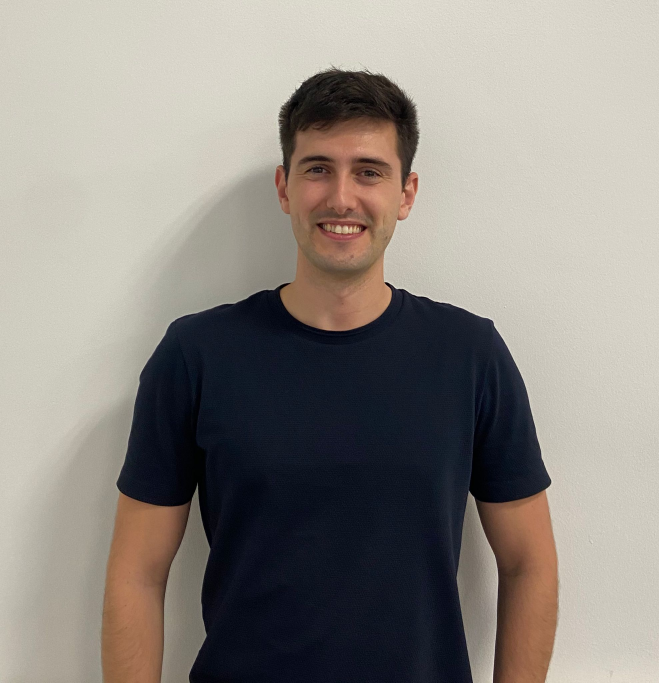
#> input picture practica 2/gorka.jpeg, 1977 x 2048 px (shown at 1/3 size); its folder holds only this picture in this run
$ python -i practica2-HSV_finder.py   (imports and definitions only)
#> lines starting #> are read from the running program, lines starting #| are printed output that depends on the picture; after the words box and inside, x2 and y2 are one past the last pixel; in counts of white or black regions, pixels touching at a corner belong together
import cv2
import numpy as np
import tkinter as tk
from tkinter import Scale

def update_values():
	global limite_bajo_h, limite_bajo_s, limite_bajo_v, limite_alto_h, limite_alto_s, limite_alto_h
	limite_bajo_h = limite_bajoh_slider.get()
	limite_bajo_s = limite_bajos_slider.get()
	limite_bajo_v = limite_bajov_slider.get()

	limite_alto_h = limite_altoh_slider.get()
	limite_alto_s = limite_altos_slider.get()
	limite_alto_v = limite_altov_slider.get()

	process_image()

def process_image():
	img = cv2.imread("gorka.jpeg")
#> img is the input picture: shape (2048, 1977, 3); mean B, G, R 130.6, 137, 142.5

	img = cv2.resize(img, (600, 600))
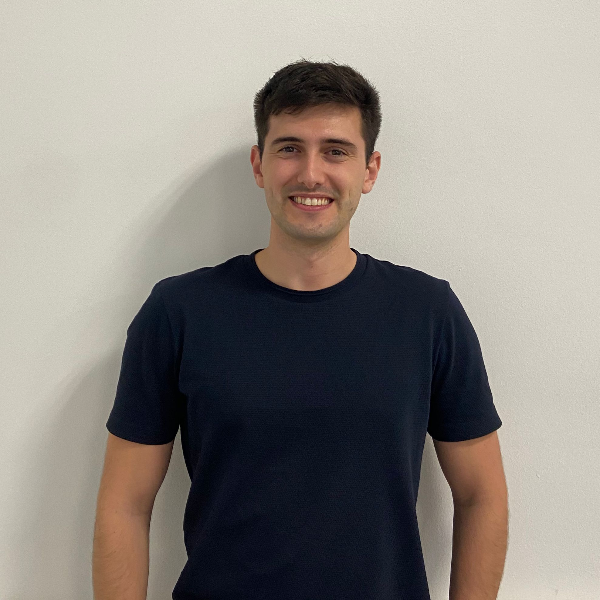
#> img: shape (600, 600, 3); mean B, G, R 130.5, 136.8, 142.4

	hsv = cv2.cvtColor(img, cv2.COLOR_BGR2HSV)
#> hsv: shape (600, 600, 3); mean H, S, V 45.3, 64.7, 147

	limite_bajo = np.array([limite_bajo_h, limite_bajo_s, limite_bajo_v], dtype=np.uint8)
	limite_alto = np.array([limite_alto_h, limite_alto_s, limite_alto_v], dtype=np.uint8)

	mask = cv2.inRange(hsv, limite_bajo, limite_alto)
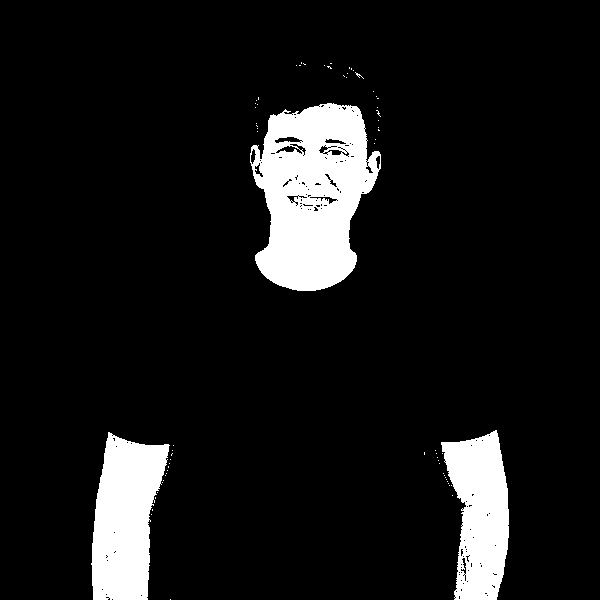
#> mask: shape (600, 600); 9.4% white; 68 white regions (65 under 20 px), largest, box (x1, y1, x2, y2) and area: (250, 103, 381, 291) 16695, (91, 432, 170, 600) 9220, (441, 430, 509, 600) 7943

	# Reduce noise with blur filters
	mask = cv2.medianBlur(mask, 5)
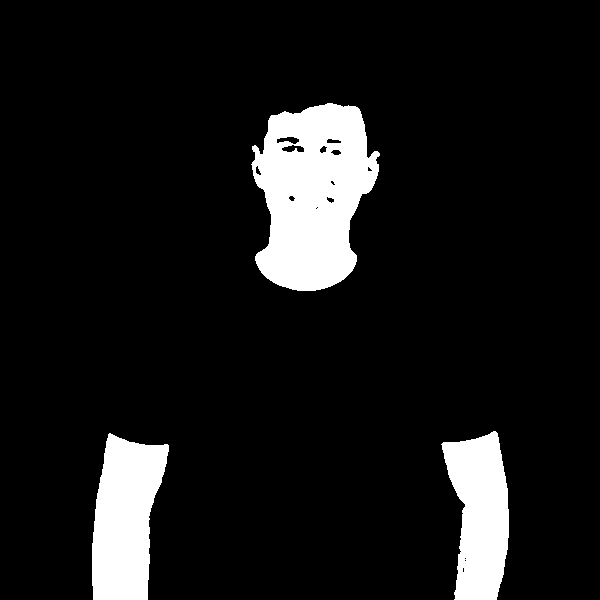
#> mask: shape (600, 600); 9.5% white; 3 white regions, box (x1, y1, x2, y2) and area: (251, 103, 380, 291) 17032, (92, 433, 169, 600) 9247, (441, 431, 509, 600) 8050
	mask = cv2.GaussianBlur(mask, (5, 5), 0)

	skin = cv2.bitwise_and(img, img, mask=mask)
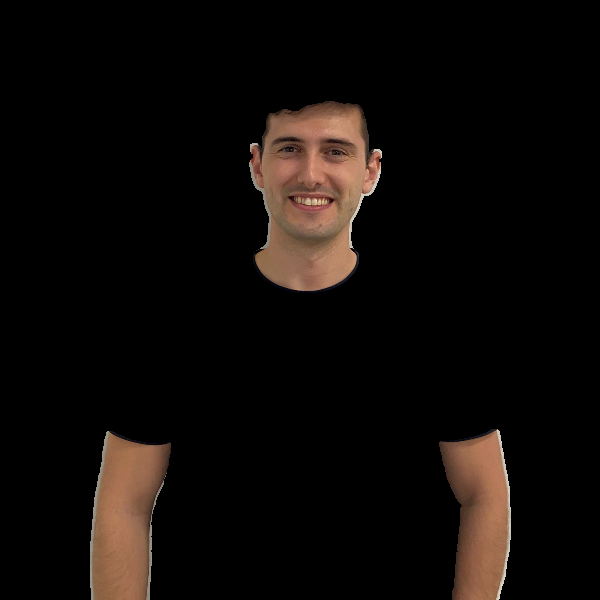
#> skin: shape (600, 600, 3); mean B, G, R 8.4, 10.8, 15.2

	cv2.imshow('Skin Detection', skin)
	cv2.waitKey(1)

# [2 lines not run here, left out]

# Crear controles deslizantes para ajustar los valores
# [1 line that did not run here, left out]
# [1 line that did not run here, left out]
# [1 line that did not run here, left out]

# [1 line that did not run here, left out]
# [1 line that did not run here, left out]
# [1 line that did not run here, left out]

# [16 lines not run here, left out]

# Establecer los valores iniciales
limite_bajo_h = 0
limite_bajo_s = 49
limite_bajo_v = 74

limite_alto_h = 23
limite_alto_s = 139
limite_alto_v = 255

# [16 lines not run here, left out]

>>> result = process_image()
